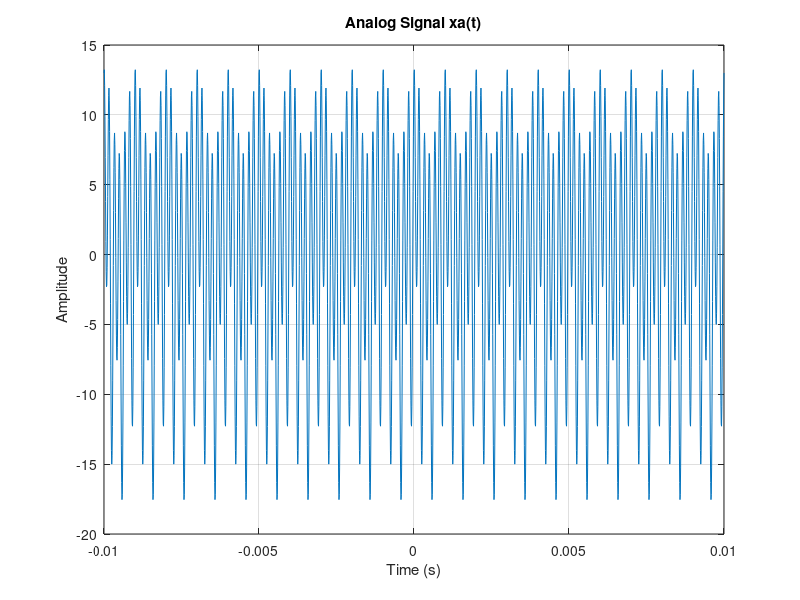
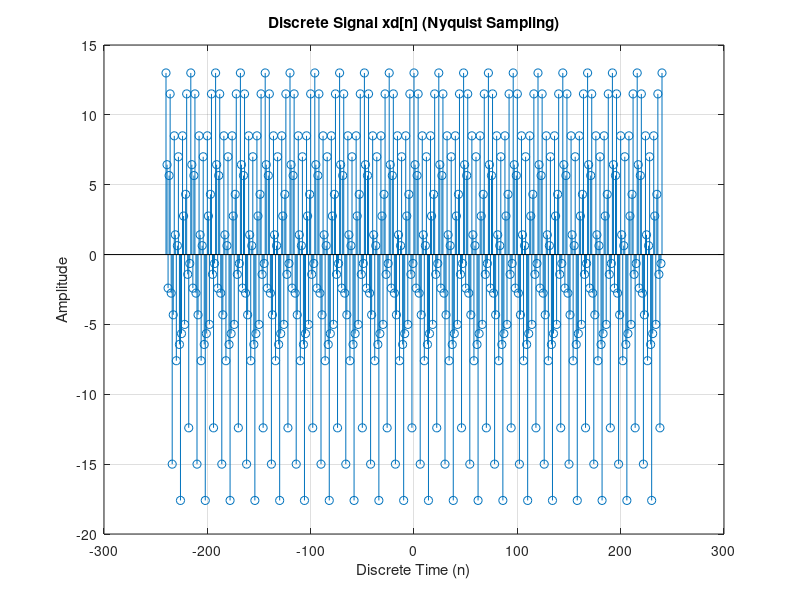
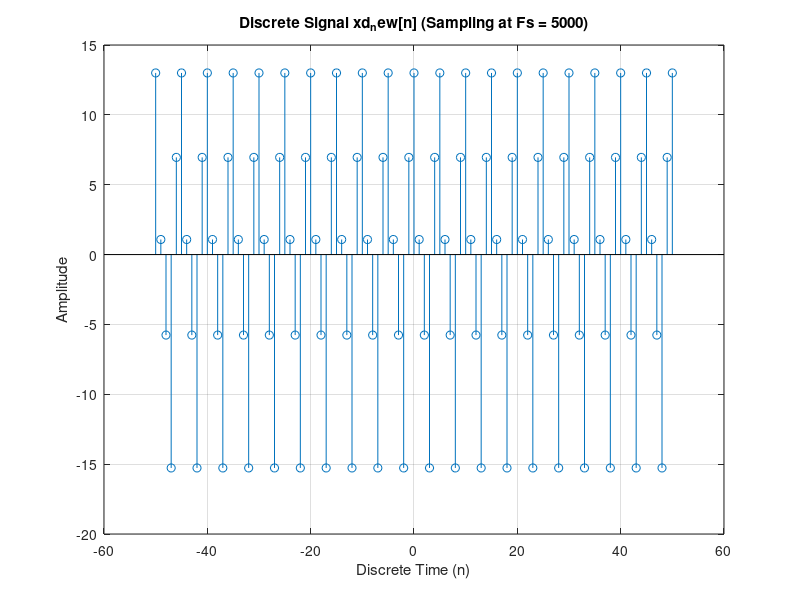
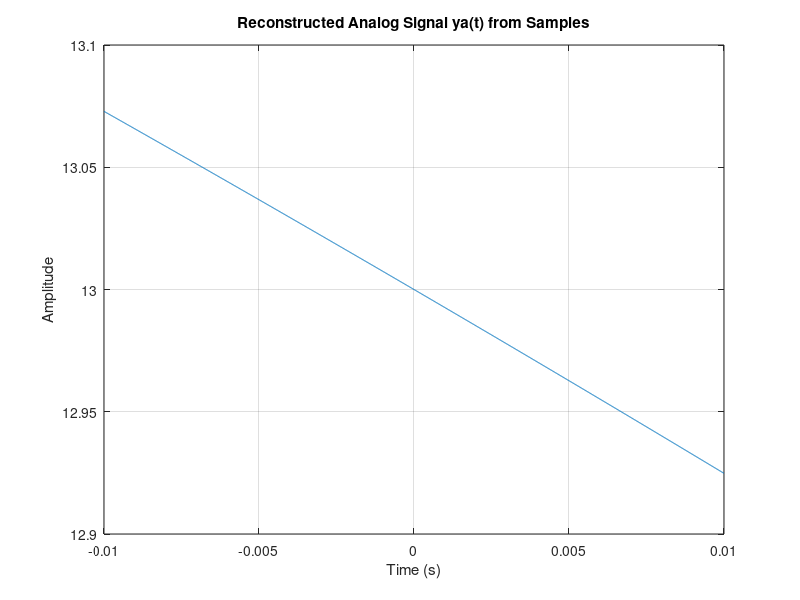

Recreate these plots in MATLAB, in order.
% Parameters
t = -0.01:0.00001:0.01; % Chosen time window
xa = 3*cos(2000*pi*t) + 5*sin(6000*pi*t) + 10*cos(12000*pi*t);

% Plotting the analog signal
figure;
plot(t, xa);
title('Analog Signal xa(t)');
xlabel('Time (s)');
ylabel('Amplitude');
grid on;

Fs_Nyquist = 2 * 12000;
disp(['Nyquist Rate: ' num2str(Fs_Nyquist) ' Hz']);

Fs = 24000; % Nyquist sampling rate
n = -0.01*Fs:1:0.01*Fs; % discrete time vector

xd = 3*cos(2000*pi/Fs*n) + 5*sin(6000*pi/Fs*n) + 10*cos(12000*pi/Fs*n);

% Plotting the discrete signal
figure;
stem(n, xd);
title('Discrete Signal xd[n] (Nyquist Sampling)');
xlabel('Discrete Time (n)');
ylabel('Amplitude');
grid on;

Fs_new = 5000; % New sampling rate
n_new = -0.01*Fs_new:1:0.01*Fs_new; % discrete time vector for new sampling rate

xd_new = 3*cos(2000*pi/Fs_new*n_new) + 5*sin(6000*pi/Fs_new*n_new) + 10*cos(12000*pi/Fs_new*n_new);

% Plotting the discrete signal for the new sampling rate
figure;
stem(n_new, xd_new);
title('Discrete Signal xd_new[n] (Sampling at Fs = 5000)');
xlabel('Discrete Time (n)');
ylabel('Amplitude');
grid on;

ya_t = interp1(n_new, xd_new, t, 'spline'); % Ideal interpolation

% Plotting the reconstructed analog signal
figure;
plot(t, ya_t);
title('Reconstructed Analog Signal ya(t) from Samples');
xlabel('Time (s)');
ylabel('Amplitude');
grid on;

% Plotting the original analog signal and the reconstructed signal
figure;
plot(t, xa, 'b', t, ya_t, 'r--');
title('Original Analog Signal vs Reconstructed Signal');
xlabel('Time (s)');
ylabel('Amplitude');
legend('Original Signal', 'Reconstructed Signal');
grid on;

